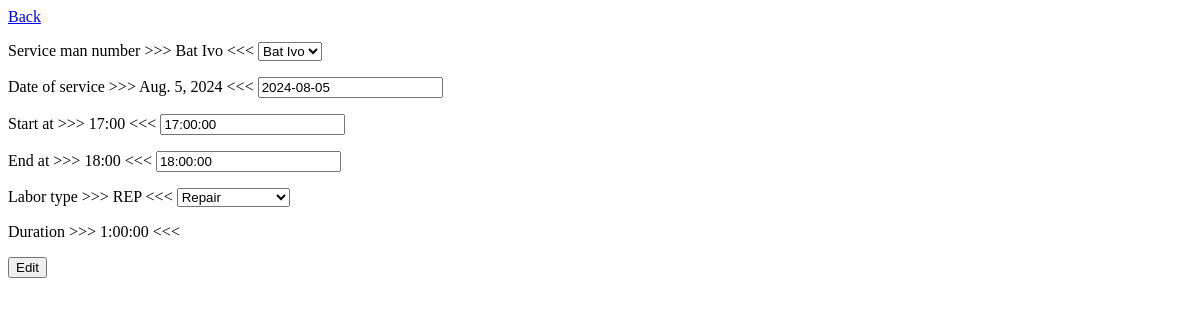
Page /work-orders/workorder/edit-labor/50 on the earlier database version.
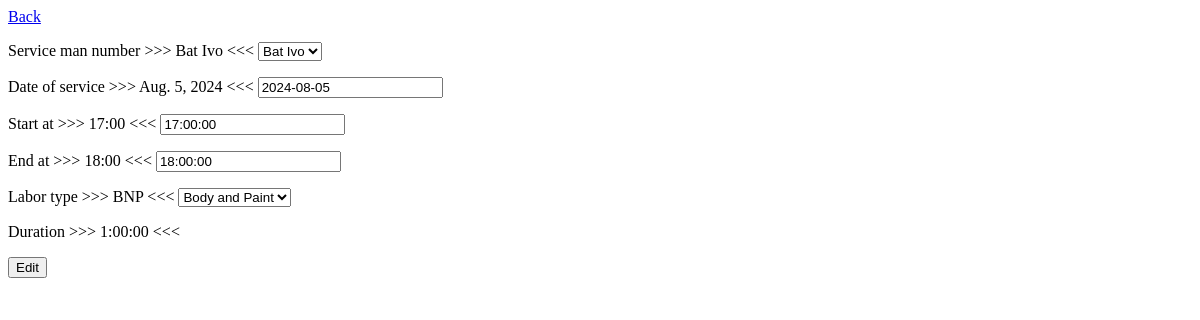
Same page on the later database version.
### work_orders/models.py (models this page shows, shortened)
class Labor(models.Model):
    LABOR_CHOICES = [("REP", "Repair"),
                     ("MNT", "Maintenance"),
                     ("BNP", "Body and Paint")
                     ]
    work_order_segment = models.ForeignKey(Segment, related_name='labor', on_delete=models.CASCADE)
    service_man_number = models.ForeignKey(ServiceMan, related_name="service_man", on_delete=models.CASCADE)
    date_of_service = models.DateField()
    start_time = models.TimeField(validators=[start_work_validator])
    end_time = models.TimeField(validators=[end_work_validator])
    labor_type = models.CharField(max_length=20, choices=LABOR_CHOICES)
    def duration(self):
        start_datetime = datetime.combine(datetime.today(), self.start_time)
        end_datetime = datetime.combine(datetime.today(), self.end_time)
        if end_datetime < start_datetime:
            end_datetime += timedelta(days=1)
        duration = end_datetime - start_datetime
        return duration

### data/models.py (models this page shows)
class ServiceMan(models.Model):
    first_name = models.CharField(max_length=100)
    last_name = models.CharField(max_length=100)
    phone_number = models.IntegerField(validators=[phone_number_validator])
    email = models.CharField(max_length=100, blank=True)
    city = models.CharField(max_length=100, blank=True)
    address = models.CharField(max_length=100, blank=True)
    rating = models.DecimalField(max_digits=5, decimal_places=4, blank=True, null=True, validators=[rating_validator])
    is_active = models.BooleanField(default=True)
    def __str__(self):
        return f"{self.first_name} {self.last_name}"

### work_orders/views.py (the view)
# urls.py: path('workorder/edit-labor/<int:pk>', edit_labor_in_segment_view, name="edit_labor_in_segment"),
def edit_labor_in_segment_view(request, pk):
    labor = get_object_or_404(Labor, pk=pk)
    segment = labor.work_order_segment
    work_order = segment.work_order
    if request.method == 'POST':
        form = LaborForm(request.POST, instance=labor)
        if form.is_valid():
            labor = form.save(commit=False)
            labor.work_order_segment = segment
            labor.save()
            segment.work_order.update_total()
            return redirect('work_orders:labor_menu', pk=segment.pk)
        else:
            print("Form is invalid", form.errors)
    else:
        form = LaborForm(instance=labor)
    return render(request, "work_orders/edit-labor.html", {'form': form, 'labor': labor, "segment": segment})

### work_orders/forms.py
class LaborForm(forms.ModelForm):
    class Meta:
        model = Labor
        fields = ['service_man_number', 'date_of_service', 'start_time', 'end_time', 'labor_type']

### work_orders/templates/work_orders/edit-labor.html (shortened to what this page needs)
<!DOCTYPE html>
<html lang="en">
<head>
</head>
<body>
<a href="{% url 'work_orders:labor_menu' segment.pk %}">Back</a>
<form method="post">
    <p>Service man number >>> {{ labor.service_man_number }} <<< {{ form.service_man_number }}</p>
    <p>Date of service >>> {{ labor.date_of_service }} <<< {{ form.date_of_service }}</p>
    <p>Start at >>> {{ labor.start_time|date:"H:i" }} <<< {{ form.start_time }}</p>
    <p>End at >>> {{ labor.end_time|date:"H:i" }} <<< {{ form.end_time }}</p>
    <p>Labor type >>> {{ labor.labor_type }} <<< {{ form.labor_type }}</p>
    <p>Duration >>> {{ labor.duration }} <<<</p>
    <button type="submit">Edit</button>
</form>
</body>
</html>

Differences in the rows shown:
changed Labor "Bat Ivo": labor_type "REP" → "BNP"; labor_type "Repair" → "Body and Paint"
